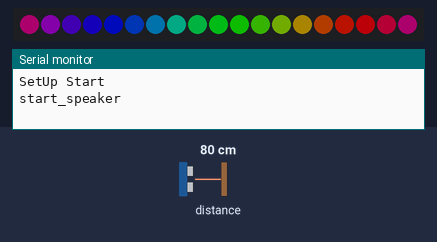
The sketch below on a simulated Arduino Mega 2560, built with avr-gcc and run on an emulated ATmega2560. Parts: 19 RGB LEDs in strip order, left to right, the last lines printed to the serial monitor. The inputs (shaded band) are chosen by the test bench; at power-on: distance to the obstacle 80 cm. Dim RGB values are drawn brighter than linear; the audio player accepts every command and is not drawn.

Above: at 4.9 s.
6.2 s: distance to the obstacle set to 2 cm
At 6.7 s:
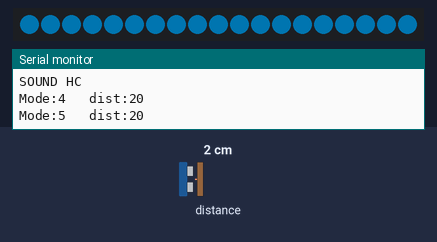
7.9 s: distance to the obstacle set to 9 cm
At 10.35 s:
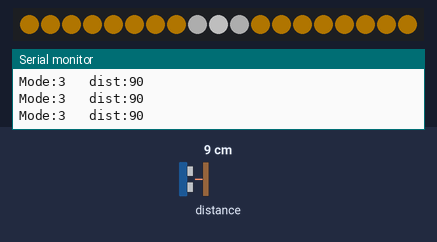
10.9 s: distance to the obstacle set to 4 cm
At 12.1 s:
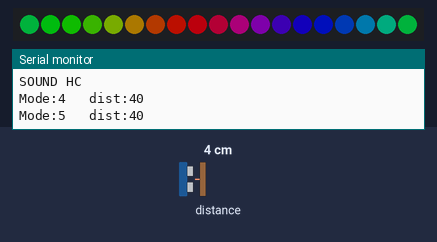
13.9 s: distance to the obstacle set to 6 cm
At 14.94 s:
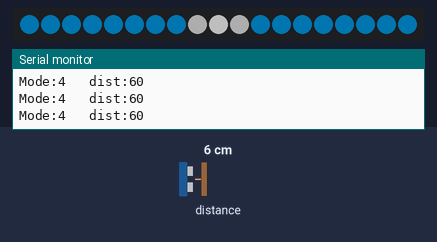

Measured:
- the behaviour switches between 4 and 5 cm on distance to the obstacle (found by bisection; images 3 and 4)
- after the input at 6.2 s, the LEDs: first change after 0.06 s (image 1 shows a later state)
- after the input at 10.9 s, the LEDs: first change after 0.07 s (image 3 shows a later state)
- after the input at 13.9 s, the LEDs: first differ from a run without the input after 0.59 s (image 4 shows a later state)

The sketch:

kurukuru.ino
```cpp
#include "DFRobotDFPlayerMini.h"
#include <Wire.h>
#include <NeoPixelBrightnessBus.h>
#include <VL53L0X.h>

#define PIXEL_PIN 8
#define PIXEL_COUNT 19

NeoPixelBrightnessBus<NeoGrbFeature, Neo800KbpsMethod> strip(PIXEL_COUNT, PIXEL_PIN);

VL53L0X m_sensor;
int sound_mode, sound_mode_old=0;
int music_var=0;
uint32_t g_lastmode_ms = 0;

#define START_DIST 225
#define MODE1_DIST 180
#define MODE2_DIST 130
#define MODE3_DIST  80
#define MODE4_DIST  40

//Sound設定
DFRobotDFPlayerMini myDFPlayer;
#define SE_LC 1
#define SE_E 2
#define SE_G 3
#define SE_HC 4
#define SE_DESIGN_A1 5
#define SE_DESIGN_A2 6
#define SE_DESIGN_A3 7
#define SE_DESIGN_A4 8
#define SE_DESIGN_A5 9
#define SE_EF_1 10
#define SE_EF_2 11
#define SE_EF_3 12
#define SE_EF_4 13
#define SE_EF_5 14

void setup() {
  Serial.begin(115200);
  Serial.println("SetUp Start");
  Wire.begin();
  // センサー初期化設定
  m_sensor.init();
  delay(100);
  //m_sensor.setAddress(24);
  m_sensor.setTimeout(500);
  m_sensor.startContinuous();

  // Speaker設定
  Serial1.begin(9600);
  Serial.println("start_speaker");
  myDFPlayer.begin(Serial1);
  myDFPlayer.volume(26);  //Set volume value. From 0 to 30
  //myDFPlayer.play(SE_C);

  //LED
  strip.Begin();
  strip.SetBrightness(80);
  strip.Show(); // Initialize all pixels to 'off'
  rainbowCycle(2, 0, PIXEL_COUNT-1);

  g_lastmode_ms = millis();  //リピートモード用の時間リセット
}


void loop() {
  unsigned int m_sensor_tmp = m_sensor.readRangeContinuousMillimeters();

  switch(sound_mode){
    case 0:
      if( m_sensor_tmp <= START_DIST) sound_mode++;
      //LED
      setAll(RgbColor(0,0,0));
      break;
    case 1:
      if( m_sensor_tmp <= MODE1_DIST) sound_mode++;
      //LED
      setAll(RgbColor(80,0,0));
      break;
    case 2:
      if( m_sensor_tmp <= MODE2_DIST) sound_mode++;
      //LED
      setAll(RgbColor(128,30,0));
      break;
    case 3:
      if( m_sensor_tmp <= MODE3_DIST) sound_mode++;
      //LED
      setAll(RgbColor(180,120,0));
      break;
    case 4:
      if( m_sensor_tmp <= MODE4_DIST) sound_mode++;
      //LED
      setAll(RgbColor(0,120,180));
      break;
    case 5:
      rainbowCycle(1, 0, PIXEL_COUNT-1);
      //delay(1500);
      sound_mode = 0;
      if(music_var == 2) music_var =0;
      else music_var++;
    default:
      break;
  }


  //SE設定
  if(sound_mode != sound_mode_old){
   switch(sound_mode){
      case 1:
        if(music_var == 0)  myDFPlayer.play(SE_LC);
        else if(music_var == 1) myDFPlayer.play(SE_DESIGN_A1);
        else  myDFPlayer.play(SE_EF_1);
        Serial.println("SOUND C");
        break;
      case 2:
        if(music_var == 0)  myDFPlayer.play(SE_E);
        else if(music_var == 1) myDFPlayer.play(SE_DESIGN_A2);
        else  myDFPlayer.play(SE_EF_2);
        Serial.println("SOUND E");
        break;
      case 3:
        if(music_var == 0)  myDFPlayer.play(SE_G);
        else if(music_var == 1) myDFPlayer.play(SE_DESIGN_A3);
        else  myDFPlayer.play(SE_EF_3);
        Serial.println("SOUND G");
        break;
      case 4:
        if(music_var == 0)  myDFPlayer.play(SE_HC);
        else if(music_var == 1) myDFPlayer.play(SE_DESIGN_A4);
        else  myDFPlayer.play(SE_EF_4);
        Serial.println("SOUND HC");
        break;
      case 5:
        if(music_var == 1)  myDFPlayer.play(SE_DESIGN_A5);
        else if(music_var == 2)  myDFPlayer.play(SE_EF_5);
        //myDFPlayer.play(SE_G);
        //Serial.println("SOUND F");
        break;
        }
        g_lastmode_ms = millis();
  }

  //LED追加エフェクト
  if(sound_mode >=1 && sound_mode <= 4){
    int led_white_num = Time_Measure(g_lastmode_ms)/50;
    strip.SetPixelColor(led_white_num-1, RgbColor(160,160,160));
    strip.SetPixelColor(led_white_num, RgbColor(255,255,255));
    strip.SetPixelColor(led_white_num+1, RgbColor(160,160,160));
    strip.Show();
  }


  Serial.print("Mode:");
  Serial.print(sound_mode);
  Serial.print("   dist:");
  Serial.println(m_sensor_tmp);

  //状態更新
  sound_mode_old = sound_mode;
  delay(10);
}

void rainbowCycle(int SpeedDelay,  int start_led, int end_led) {
  uint16_t i, j;
  for(j=0; j<256*5; j++) { // 5 cycles of all colors on wheel
    for (int i=start_led; i<= end_led; i++) {
      strip.SetPixelColor(PIXEL_COUNT-1-i, Wheel(((i * 256 / (end_led-start_led)) + j) & 255));
    }
    strip.Show();
    delay(SpeedDelay);
  }
}

// Input a value 0 to 255 to get a color value.
// The colours are a transition r - g - b - back to r.
RgbColor Wheel(byte WheelPos) {
  WheelPos = 255 - WheelPos;
  if(WheelPos < 85) {
    return RgbColor(255 - WheelPos * 3, 0, WheelPos * 3);
  }
  if(WheelPos < 170) {
    WheelPos -= 85;
    return RgbColor(0, WheelPos * 3, 255 - WheelPos * 3);
  }
  WheelPos -= 170;
  return RgbColor(WheelPos * 3, 255 - WheelPos * 3, 0);
}


void setAll(RgbColor color) {
  for(int i = 0; i <PIXEL_COUNT; i++ ) {
    strip.SetPixelColor(i, color);
  }
  strip.Show();
}


uint32_t Time_Measure( uint32_t st_time ){
  return millis() - st_time;
}
```
